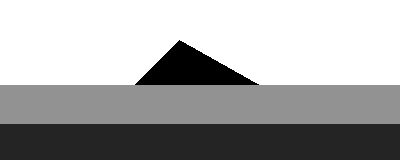
#> input picture cookbook/wedge.tif, 400 x 160 px, found by its file name
$ jupyter execute --allow-errors 'Geonumerics - Nmo and Rms velocity.ipynb'   (shell and % lines are left out)   (Python 2 division)
#> lines starting #> are read from the running program, lines starting #| are printed output that depends on the picture; after the words box and inside, x2 and y2 are one past the last pixel; in counts of white or black regions, pixels touching at a corner belong together
## Apply NMO correction on synthetic data shots ##

###First on a cmp gather then on the entire set ###

For a given layered earth with $N$ layers with interval velocities given by:

$$ v_i = [ v_0, v_1, v_2, v_3 ... v_n] $$

And likewise with thickness given by:

$$ d_i = [ d_0, d_1, d_2, d_3 ... d_n] $$

The root mean square velocity at the $i$th layer down in the earth is given by:

\begin{equation*} V^2_{{rms}_i} = \frac{1}{\left(\sum_{j=0}^i \Delta t_j \right)}   \sum_{j=0}^i v_j^2 \Delta t_j \end{equation*}

Where the two way time $\Delta t_j$ :

$$ \Delta t_j = 2\frac{v_j}{d_j} $$

*For a horizontal stratified earth the $V_{rms}$ is equal the $V_{nmo}$ for any layer for a small spread aproximation
(offset small compared to depth).*

So the hyperbolic normal moveout correction for a  $i$th layer is given by:

$$ t_i^2 = t_{0_i}^2 + \frac{x^2}{V_{{rms}_i}^2} $$

*Oz Yilmaz p. 280
Seismic Data Analysis
Chapter 3*

[cell 1]
def vrms(vi, ds):
    """
    Calculate RMS velocity from:

    * vi : ndarray
        interval velocity
    * ds : ndarray
        layer size

    return Rms velocity array
    """
    twt = 2*(ds/vi) # two way time
    vi2_twt = (vi**2)*twt
    return np.sqrt(vi2_twt.cumsum()/twt.cumsum())

###Paraná Basin simple test example ###

Considering the thickness of the Serra-Geral formation varying from 300 to 1300 meters, basalt lava-flows.

What could we expect in the RMS velocity just bellow it. A reversal?

*Also plots the original interval velocity.*

I migth try get real well data to this.

[cell 2]
%pylab inline

[cell 3]
from matplotlib import pylab as pyplot
import numpy as np
# vrms calculation from intervalar velocity and
# layer size (Parana basin case 1300 meters)
vi = np.array([ 1200.0, 4500.0, 2900.0, 3200, 3300 ])
ds = np.array([ 300.0, 700.0, 600.0, 1200, 1000 ])
v_rms = vrms(vi, ds)
twt = 2*(ds/vi) # two way time
fig = pyplot.figure()
ax = fig.add_subplot(111)
ax.plot(twt.cumsum(), vi, 'g-^', label=r'$\mathbf{V_{interval}}$')
ax.plot(twt.cumsum(), v_rms, 'b-^', label=r'$\mathbf{V_{rms}}$')
ax.set_xlabel("Twt (s)")
ax.set_ylabel("Velocity (m/s)")
ax2 = ax.twiny()
ax2.set_xlim(ax.get_xlim())
ax2.set_xticks(twt.cumsum())
ax2.set_xticklabels(ds.cumsum())
ax2.xaxis.grid()
ax2.set_xlabel("Depth (m)")
ax.legend()
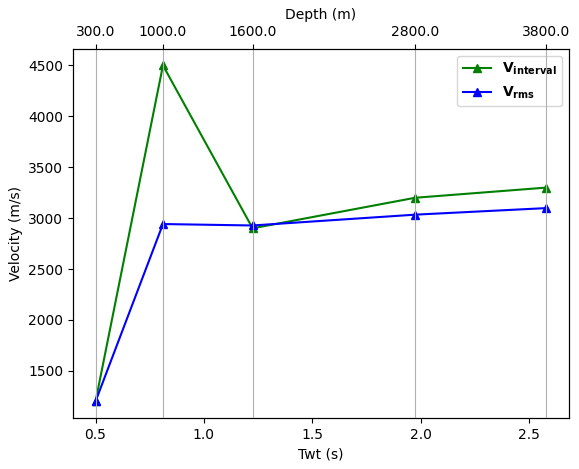
#> figure drawn by matplotlib, 1 panel

##NMO correction##

### Loading results from a previous simulation ###

**Dsource** = **Dstations** = 100.0 m = 2*dx

> ***!!Stack array shotting between stations!!***

> Excelent for stack supression of multiples / surface waves

> Excelent for balanced cmps for pre stack migration

Starting shotting at x = 100*dx = 5000 m

Starting station at x = (100-1)*dx-2*dx*35 = 99*dx-70*dx = 29*dx = 1450 m

Difference bettwen shot and station first = 3550 (max offset)

Shotting 100 shots: Total number of traces 70 stations * 100 shots = 7000 traces

[cell 4]
%pylab inline

###Fill in trace header information as a tupple###

A list of 7000 traces will have (x source coordinate, and its x coordinate)

[cell 5]
dx = 50.0 # from grid size
startx = 100*dx # 5000
htraces = [] # trace header shot x coordinate and station x coordinate
for i in xrange(100): # each shot
    sx = startx + 100*i  # 2*dx = 100 meters
    for j in xrange(70): # each station
        htraces.append((sx, sx-3550+100*j)) # source and receiver coordinate for this trace

### Show the acquisition pattern ###

[cell 6]
figure(figsize=(7,5))
for i in xrange(100):
    xstations = zip(*htraces[70*i:(70*(i+1))])[1]
    xsource = zip(*htraces[70*i:(70*(i+1))])[0][0]
    plot(xstations, [ i for j in range(70)], 'g+')  # stations
    plot(xsource, i, 'r*')  # source
ylabel("shot number")
xlabel("line position (m)")
#> (the rest of this cell did not finish here and is left out)

**1. Now calculate CMP and OFFSET trace header values**

**2. Create trace header values: xsource, xstation, cmp, offset**

Now It is a list of tuples 4 values (xsource, xstation, cmp, offset)

[cell 7]
htraces[0] # first of 7000 traces

[cell 8]
htraces = [ (htraces[i][0], htraces[i][1], (htraces[i][0]+htraces[i][1])/2.,
               abs(htraces[i][0]-htraces[i][1])) for i in range(7000) ]

[cell 9]
htraces[0] # first of 7000 traces

[cell 10]
# (xsource, xstation, cmp, offset)
htraces[0:5] # first 25 of 7000 traces

###Load the shots and merge with Trace Header information###

Creat the Traces[] list that is ([trace samples], htrace info]

[cell 11]
%cd Fatiando
%cd ..

[cell 12]
import numpy as np
#> (the rest of this cell did not finish here and is left out)

In samples that is equal to 0.223078530146/0.00433034793813 ~~ 52 samples that will be removed of your simulation

**So 51 samples needs to be removed. To make our data zero-phase!**

900-51 = 849 samples

#> (a cell that did not finish here is left out)

###For easier manipulation of traces based on headers we will use Pandas###

[cell 14]
import pandas

#> (the rest of this cell did not finish here and is left out)

### Plotting Fold Histogram ###

[cell 15]
figure(figsize(10,2))
#> (the rest of this cell did not finish here and is left out)

###**Offset distribution in meters **###

[cell 16]
figure(figsize(10,2))
#> (the rest of this cell did not finish here and is left out)

Some unique CMPs.

The increment between CMPs is 100

#> (a cell that did not finish here is left out)

###Get one CMP with full fold for example NMO Correction ###

**Like CMP 8625 **

[cell 18]
CMPi = 8625
#> (the rest of this cell did not finish here and is left out)

Filter it removing simulation artifacts

Nyquest rate from simulation dt is

Fn = 1/(2*0.00433034793813) ~ 115

Then filtering to highest source frequency **fc = 9 Hz** would be:

(signal) High cut of lowpass ~ 0.078  niquest (divided by niquest 115Hz) for charity ~ 0.15

[cell 19]
%cd Fatiando

[cell 20]
from scipy import signal
from fatiando.vis import mpl

sim_dt = 0.00433034793813

#Now create a lowpass Butterworth to lowpass the source frequency
fir = signal.firwin(527, 0.15)
#> (the rest of this cell did not finish here and is left out)

###Now lets get the aproximated NMO velocity function for this CMP ###

**From the simulated velocity model**

That corresponds to x index

* 8625/50 = 172

From simulation:  **dx = 50**  **dz = 25**

Convert it to *RMS* velocity

[cell 21]
%cd Fatiando
%cd ..

[cell 22]
CMPi = 172

from PIL import Image
import numpy as np
from matplotlib import pylab

img = Image.open('wedge.tif')
#> img is the input picture: PIL image 400x160 RGBA; mean R, G, B, A 168, 168, 168, 255
img.load()
img = img.convert('I') # gray scale, convert format
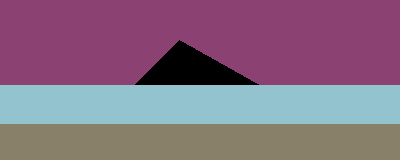
#> img: PIL image 400x160 I; 4 distinct labels, from 0 to 255; one colour per label, 0 black
vdata  = np.asarray(img, dtype=np.float32)
vdata[:][vdata[:] == 255.] = 2500.0 # overburden
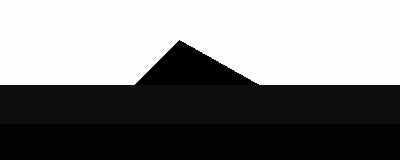
#> vdata: shape (160, 400) float32; min 0, max 2500, mean 1262; drawn with min black and max white
vdata[:][vdata[:] == 0. ] = 3500 # the triangle
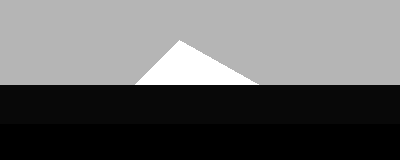
#> vdata: shape (160, 400) float32; 4.39% of pixels changed, all inside (x1, y1, x2, y2) = (135, 40, 259, 85); drawn with min black and max white
vdata[:][vdata[:] == 146.] = 2300.0 # the first slab bellow the triangle
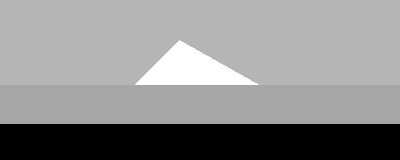
#> vdata: shape (160, 400) float32; min 36, max 3500, mean 1940.8; drawn with min black and max white
vdata[:][vdata[:] == 36.] = 2700.0 # the last slab
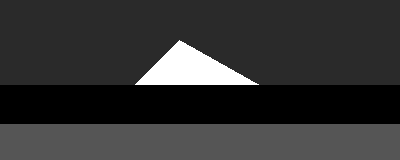
#> vdata: shape (160, 400) float32; min 2300, max 3500, mean 2540.2; drawn with min black and max white
vdata = vdata[3:,:] # remove upper part not used in simulation (source and geophones were at z=3)
#> vdata: shape (157, 400) float32
vshape = vdata.shape
#> vshape = (157, 400)

print vshape
#| (157, 400)
figure(figsize=(6,10))
ax = pylab.subplot(211)
ax.plot([CMPi, CMPi], [0, vshape[0]], 'w--')
ax.imshow(vdata, aspect='auto')
#pylab.colorbar(ax, orientation='horizontal')

vi = vdata[:, CMPi]
#> vi = 157 values, max 3500 at index 44, min 2300 at index 82, mean 2738.2
ds = np.ones(vshape[0])*25
#> ds = 157 values from 25 to 25
vrmsi = vrms(vi, ds)
#> vrmsi = 157 values, max 2922.2 at index 81, min 2500 at index 20, mean 2682.6
twt = 2*(ds/vi) # two way time
#> twt = 157 values, max 0.0217 at index 82, min 0.0143 at index 44, mean 0.0187
twt = twt.cumsum()
#> twt = 157 values from 0.02 to 2.94
ax = pylab.subplot(212)
ax.plot(twt, vi, 'g-', label=r'$\mathbf{V_{interval}}$')
ax.plot(twt, vrmsi, 'b-', label=r'$\mathbf{V_{rms}}$')
ax.set_xlabel("Twt (s)")
ax.set_ylabel("Velocity (m/s)")
ax2 = ax.twiny()
ax2.set_xlim(ax.get_xlim())
ax2.set_xticks(twt[::30])
ax2.set_xticklabels(ds.cumsum()[::30])
ax2.xaxis.grid()
ax2.set_xlabel("Depth (m)")
ax.legend()
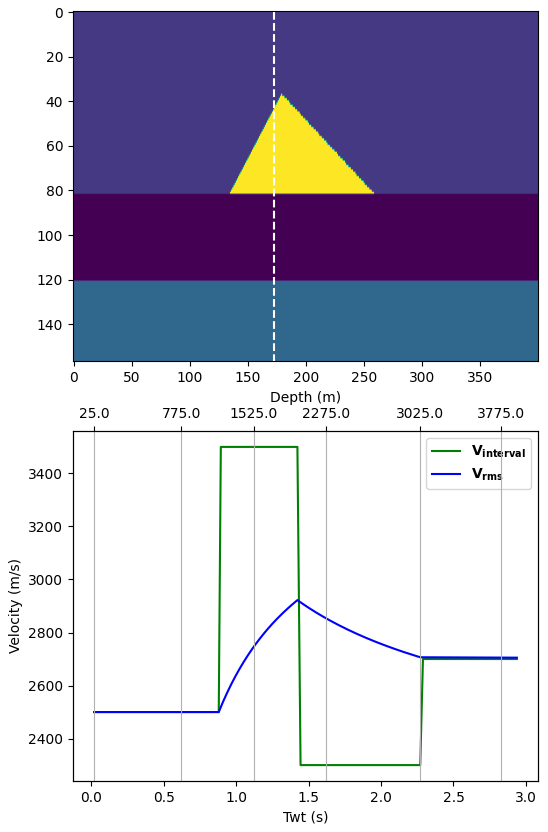
#> figure drawn by matplotlib, 2 panels; panel 2: curve peaks at x = 0.894, y = 3500; panel 2: curve peaks at x = 1.42, y = 2922.2
